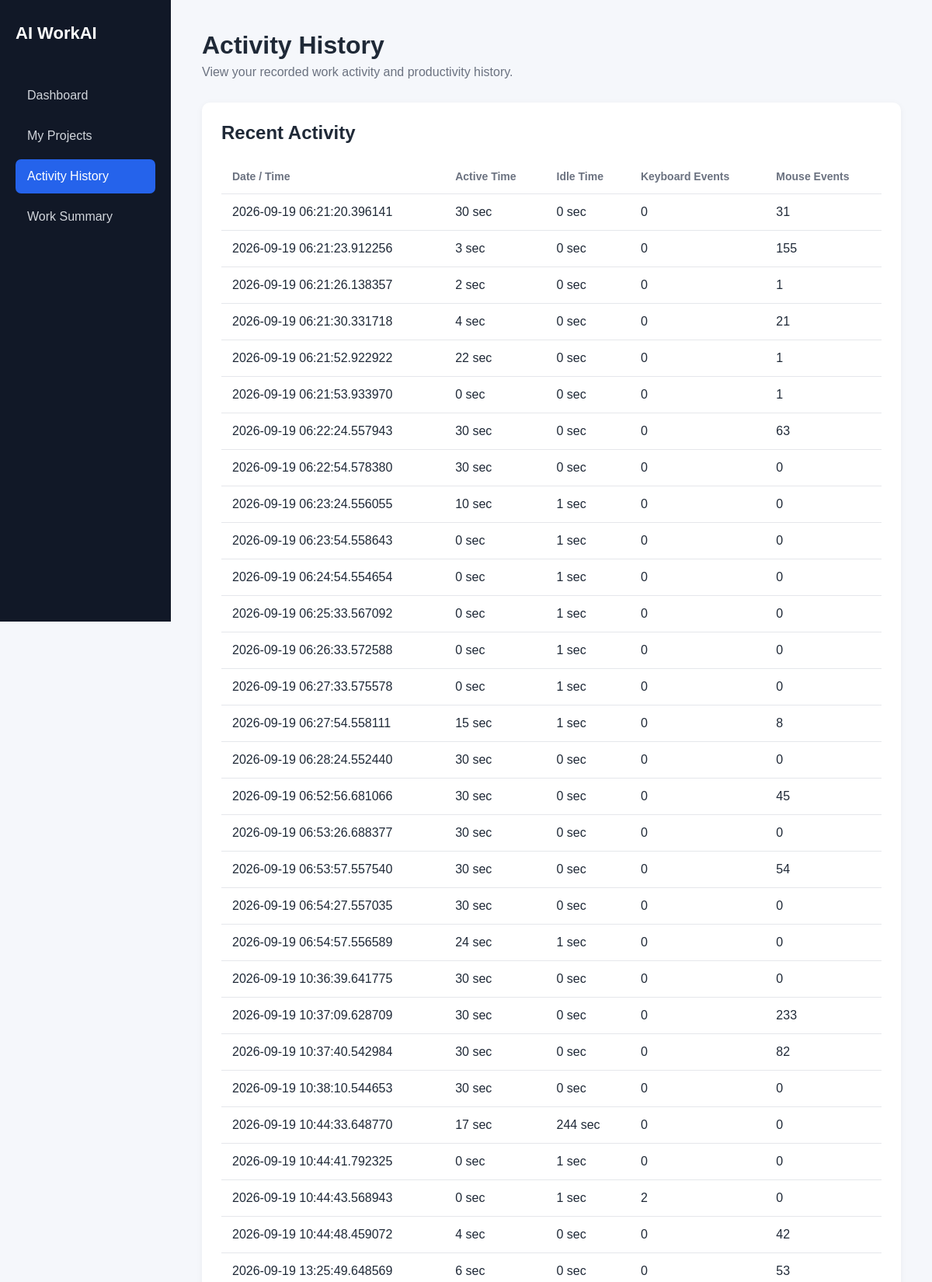
Page /employee/activity-history (signed in, upper part) on the committed database.
### models/activity.py (models this page shows)
class ActivityLog(db.Model):
    __tablename__ = "activity_logs"
    id = db.Column(db.Integer, primary_key=True)
    employee_id = db.Column(
        db.Integer,
        db.ForeignKey("users.id"),
        nullable=False
    )
    session_id = db.Column(
        db.Integer,
        db.ForeignKey("work_sessions.id"),
        nullable=False
    )
    timestamp = db.Column(
        db.DateTime,
        nullable=False,
        default=db.func.current_timestamp()
    )
    active_seconds = db.Column(
        db.Integer,
        nullable=False,
        default=0
    )
    idle_seconds = db.Column(
        db.Integer,
        nullable=False,
        default=0
    )
    keyboard_events = db.Column(
        db.Integer,
        nullable=False,
        default=0
    )
    mouse_events = db.Column(
        db.Integer,
        nullable=False,
        default=0
    )
    is_anomaly = db.Column(
        db.Boolean,
        nullable=False,
        default=False
    )
    anomaly_score = db.Column(
        db.Float,
        nullable=True
    )
    employee = db.relationship(
        "User",
        backref=db.backref("activity_logs", lazy=True)
    )
    session = db.relationship(
        "WorkSession",
        backref=db.backref(
            "activity_logs",
            lazy=True,
            cascade="all, delete-orphan"
        )
    )

### routes/dashboard.py (the view)
@dashboard_bp.route("/employee/activity-history")
@login_required
@role_required("employee")
def employee_activity_history():
    from models.activity import ActivityLog
    activities = ActivityLog.query.filter_by(
        employee_id=current_user.id
    ).all()
    return render_template(
        "employee_activity_history.html",
        activities=activities
    )

### app.py (called while the page is built)
def create_app():
    app = Flask(__name__)
    app.config.from_object(Config)
    db.init_app(app)
    app.register_blueprint(auth_bp)
    app.register_blueprint(dashboard_bp)
    login_manager = LoginManager()
    login_manager.init_app(app)
    login_manager.login_view = "login"
    login_manager.login_message_category = "warning"
    @login_manager.user_loader
    def load_user(user_id):
        return db.session.get(User, int(user_id))
    @app.route("/")
    def home():
        return redirect(url_for("auth.login"))
    with app.app_context():
        db.create_all()
    return app

### routes/dashboard.py (called while the page is built)
def role_required(role):
    def decorator(function):
        @wraps(function)
        def wrapped_function(*args, **kwargs):
            if current_user.role != role:
                flash("You are not authorized to access this page.", "danger")
                return redirect(url_for("dashboard.employee_dashboard"))
            return function(*args, **kwargs)
        return wrapped_function
    return decorator

### templates/employee_activity_history.html (shortened to what this page needs)
<!DOCTYPE html>
<html lang="en">
<head>
</head>
<body>
    <aside class="sidebar">
        <div class="brand">AI WorkAI</div>
        <a class="nav-item"
           href="{{ url_for('dashboard.employee_dashboard') }}">
            Dashboard
        </a>
        <a class="nav-item"
           href="{{ url_for('dashboard.employee_projects') }}">
            My Projects
        </a>
        <a class="nav-item active"
           href="{{ url_for('dashboard.employee_activity_history') }}">
            Activity History
        </a>
        <a class="nav-item"
           href="{{ url_for('dashboard.employee_work_summary') }}">
            Work Summary
        </a>
    </aside>
    <main class="main">
        <h1>Activity History</h1>
        <p class="subtitle">
            View your recorded work activity and productivity history.
        </p>
        <div class="card">
            <h2>Recent Activity</h2>
            <table>
                <thead>
                    <tr>
                        <th>Date / Time</th>
                        <th>Active Time</th>
                        <th>Idle Time</th>
                        <th>Keyboard Events</th>
                        <th>Mouse Events</th>
                    </tr>
                </thead>
                <tbody>
                    {% for activity in activities %}
                    <tr>
                        <td>{{ activity.timestamp }}</td>
                        <td>{{ activity.active_seconds }} sec</td>
                        <td>{{ activity.idle_seconds }} sec</td>
                        <td>{{ activity.keyboard_events }}</td>
                        <td>{{ activity.mouse_events }}</td>
                    </tr>
                    {% else %}
                    <tr>
                        <td colspan="5" class="empty">
                            No activity history recorded yet.
                        </td>
                    </tr>
                    {% endfor %}
                </tbody>
            </table>
        </div>
    </main>
</body>
</html>

### templates/employee_activity_history.html (style rules this page uses)
* { box-sizing: border-box; margin: 0; padding: 0; font-family: Arial, sans-serif; }
body { background: #f5f7fb; color: #1f2937; }
.sidebar { position: fixed; width: 220px; height: 100vh; background: #111827; color: white; padding: 30px 20px; }
.brand { font-size: 22px; font-weight: bold; margin-bottom: 45px; }
.nav-item { display: block; padding: 13px 15px; margin-bottom: 8px; border-radius: 7px; color: #d1d5db; text-decoration: none; }
.nav-item:hover, .nav-item.active { background: #2563eb; color: white; }
.main { margin-left: 220px; padding: 40px; }
h1 { margin-bottom: 7px; }
.subtitle { color: #6b7280; margin-bottom: 30px; }
.card { background: white; padding: 25px; border-radius: 10px; box-shadow: 0 2px 8px rgba(0,0,0,0.05); }
table { width: 100%; border-collapse: collapse; margin-top: 20px; }
th, td { text-align: left; padding: 14px; border-bottom: 1px solid #e5e7eb; }
th { color: #6b7280; font-size: 14px; }

### rows in the picture
ActivityLog: timestamp "2026-09-19 06:21:20.396141", active_seconds "30", idle_seconds "0", keyboard_events "0", mouse_events "31"
ActivityLog: timestamp "2026-09-19 06:21:23.912256", active_seconds "3", idle_seconds "0", keyboard_events "0", mouse_events "155"
ActivityLog: timestamp "2026-09-19 06:21:26.138357", active_seconds "2", idle_seconds "0", keyboard_events "0", mouse_events "1"
ActivityLog: timestamp "2026-09-19 06:21:30.331718", active_seconds "4", idle_seconds "0", keyboard_events "0", mouse_events "21"
ActivityLog: timestamp "2026-09-19 06:21:52.922922", active_seconds "22", idle_seconds "0", keyboard_events "0", mouse_events "1"
ActivityLog: timestamp "2026-09-19 06:21:53.933970", active_seconds "0", idle_seconds "0", keyboard_events "0", mouse_events "1"
ActivityLog: timestamp "2026-09-19 06:22:24.557943", active_seconds "30", idle_seconds "0", keyboard_events "0", mouse_events "63"
ActivityLog: timestamp "2026-09-19 06:22:54.578380", active_seconds "30", idle_seconds "0", keyboard_events "0", mouse_events "0"
ActivityLog: timestamp "2026-09-19 06:23:24.556055", active_seconds "10", idle_seconds "1", keyboard_events "0", mouse_events "0"
ActivityLog: timestamp "2026-09-19 06:23:54.558643", active_seconds "0", idle_seconds "1", keyboard_events "0", mouse_events "0"
ActivityLog: timestamp "2026-09-19 06:24:54.554654", active_seconds "0", idle_seconds "1", keyboard_events "0", mouse_events "0"
ActivityLog: timestamp "2026-09-19 06:25:33.567092", active_seconds "0", idle_seconds "1", keyboard_events "0", mouse_events "0"
ActivityLog: timestamp "2026-09-19 06:26:33.572588", active_seconds "0", idle_seconds "1", keyboard_events "0", mouse_events "0"
ActivityLog: timestamp "2026-09-19 06:27:33.575578", active_seconds "0", idle_seconds "1", keyboard_events "0", mouse_events "0"
ActivityLog: timestamp "2026-09-19 06:27:54.558111", active_seconds "15", idle_seconds "1", keyboard_events "0", mouse_events "8"
ActivityLog: timestamp "2026-09-19 06:28:24.552440", active_seconds "30", idle_seconds "0", keyboard_events "0", mouse_events "0"
ActivityLog: timestamp "2026-09-19 06:52:56.681066", active_seconds "30", idle_seconds "0", keyboard_events "0", mouse_events "45"
ActivityLog: timestamp "2026-09-19 06:53:26.688377", active_seconds "30", idle_seconds "0", keyboard_events "0", mouse_events "0"
ActivityLog: timestamp "2026-09-19 06:53:57.557540", active_seconds "30", idle_seconds "0", keyboard_events "0", mouse_events "54"
ActivityLog: timestamp "2026-09-19 06:54:27.557035", active_seconds "30", idle_seconds "0", keyboard_events "0", mouse_events "0"
ActivityLog: timestamp "2026-09-19 06:54:57.556589", active_seconds "24", idle_seconds "1", keyboard_events "0", mouse_events "0"
ActivityLog: timestamp "2026-09-19 10:36:39.641775", active_seconds "30", idle_seconds "0", keyboard_events "0", mouse_events "0"
ActivityLog: timestamp "2026-09-19 10:37:09.628709", active_seconds "30", idle_seconds "0", keyboard_events "0", mouse_events "233"
ActivityLog: timestamp "2026-09-19 10:37:40.542984", active_seconds "30", idle_seconds "0", keyboard_events "0", mouse_events "82"
ActivityLog: timestamp "2026-09-19 10:38:10.544653", active_seconds "30", idle_seconds "0", keyboard_events "0", mouse_events "0"
ActivityLog: timestamp "2026-09-19 10:44:33.648770", active_seconds "17", idle_seconds "244", keyboard_events "0", mouse_events "0"
ActivityLog: timestamp "2026-09-19 10:44:41.792325", active_seconds "0", idle_seconds "1", keyboard_events "0", mouse_events "0"
ActivityLog: timestamp "2026-09-19 10:44:43.568943", active_seconds "0", idle_seconds "1", keyboard_events "2", mouse_events "0"
ActivityLog: timestamp "2026-09-19 10:44:48.459072", active_seconds "4", idle_seconds "0", keyboard_events "0", mouse_events "42"
ActivityLog: timestamp "2026-09-19 13:25:49.648569", active_seconds "6", idle_seconds "0", keyboard_events "0", mouse_events "53"
